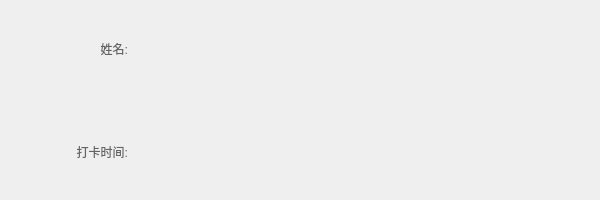
<?xml version="1.0" encoding="UTF-8"?>
<ui version="4.0">
 <class>AttendInfoWidget</class>
 <widget class="QWidget" name="AttendInfoWidget">
  <property name="geometry">
   <rect>
    <x>0</x>
    <y>0</y>
    <width>600</width>
    <height>200</height>
   </rect>
  </property>
  <property name="minimumSize">
   <size>
    <width>600</width>
    <height>200</height>
   </size>
  </property>
  <property name="maximumSize">
   <size>
    <width>600</width>
    <height>200</height>
   </size>
  </property>
  <property name="windowTitle">
   <string>Form</string>
  </property>
  <layout class="QVBoxLayout" name="verticalLayout">
   <property name="leftMargin">
    <number>0</number>
   </property>
   <property name="topMargin">
    <number>0</number>
   </property>
   <property name="rightMargin">
    <number>0</number>
   </property>
   <property name="bottomMargin">
    <number>0</number>
   </property>
   <item>
    <widget class="QWidget" name="widget_info" native="true">
     <property name="sizePolicy">
      <sizepolicy hsizetype="Preferred" vsizetype="Expanding">
       <horstretch>0</horstretch>
       <verstretch>0</verstretch>
      </sizepolicy>
     </property>
     <property name="minimumSize">
      <size>
       <width>0</width>
       <height>200</height>
      </size>
     </property>
     <property name="maximumSize">
      <size>
       <width>16777215</width>
       <height>200</height>
      </size>
     </property>
     <property name="styleSheet">
      <string notr="true">#label_n,#label_t{
font: 500 18pt &quot;Futura&quot;;
color: rgb(100, 100, 100);
}

#lb_name,#lb_attend_time{
font: 500 20pt &quot;Futura&quot;;
color: rgb(83, 255, 132);
}</string>
     </property>
     <layout class="QHBoxLayout" name="horizontalLayout">
      <property name="leftMargin">
       <number>0</number>
      </property>
      <property name="topMargin">
       <number>0</number>
      </property>
      <property name="rightMargin">
       <number>0</number>
      </property>
      <property name="bottomMargin">
       <number>0</number>
      </property>
      <item>
       <layout class="QGridLayout" name="gridLayout">
        <item row="0" column="0">
         <widget class="QLabel" name="label_n">
          <property name="styleSheet">
           <string notr="true"/>
          </property>
          <property name="text">
           <string>姓名:</string>
          </property>
          <property name="alignment">
           <set>Qt::AlignRight|Qt::AlignTrailing|Qt::AlignVCenter</set>
          </property>
         </widget>
        </item>
        <item row="0" column="1">
         <widget class="QLabel" name="lb_name">
          <property name="styleSheet">
           <string notr="true"/>
          </property>
          <property name="text">
           <string/>
          </property>
         </widget>
        </item>
        <item row="0" column="2" rowspan="2">
         <widget class="QLabel" name="pic_library">
          <property name="minimumSize">
           <size>
            <width>110</width>
            <height>180</height>
           </size>
          </property>
          <property name="maximumSize">
           <size>
            <width>110</width>
            <height>180</height>
           </size>
          </property>
          <property name="text">
           <string/>
          </property>
         </widget>
        </item>
        <item row="0" column="3" rowspan="2">
         <widget class="QLabel" name="pic_current">
          <property name="minimumSize">
           <size>
            <width>110</width>
            <height>180</height>
           </size>
          </property>
          <property name="maximumSize">
           <size>
            <width>110</width>
            <height>180</height>
           </size>
          </property>
          <property name="text">
           <string/>
          </property>
         </widget>
        </item>
        <item row="1" column="0">
         <widget class="QLabel" name="label_t">
          <property name="styleSheet">
           <string notr="true"/>
          </property>
          <property name="text">
           <string>打卡时间:</string>
          </property>
          <property name="alignment">
           <set>Qt::AlignRight|Qt::AlignTrailing|Qt::AlignVCenter</set>
          </property>
         </widget>
        </item>
        <item row="1" column="1">
         <widget class="QLabel" name="lb_attend_time">
          <property name="styleSheet">
           <string notr="true"/>
          </property>
          <property name="text">
           <string/>
          </property>
         </widget>
        </item>
       </layout>
      </item>
      <item>
       <widget class="QLabel" name="lb_pic">
        <property name="minimumSize">
         <size>
          <width>100</width>
          <height>100</height>
         </size>
        </property>
        <property name="maximumSize">
         <size>
          <width>100</width>
          <height>100</height>
         </size>
        </property>
        <property name="styleSheet">
         <string notr="true"/>
        </property>
        <property name="text">
         <string/>
        </property>
        <property name="pixmap">
         <pixmap resource="../qrc.qrc">:/img/signin_success.png</pixmap>
        </property>
        <property name="scaledContents">
         <bool>true</bool>
        </property>
       </widget>
      </item>
     </layout>
    </widget>
   </item>
  </layout>
 </widget>
 <resources>
  <include location="../qrc.qrc"/>
 </resources>
 <connections/>
</ui>
